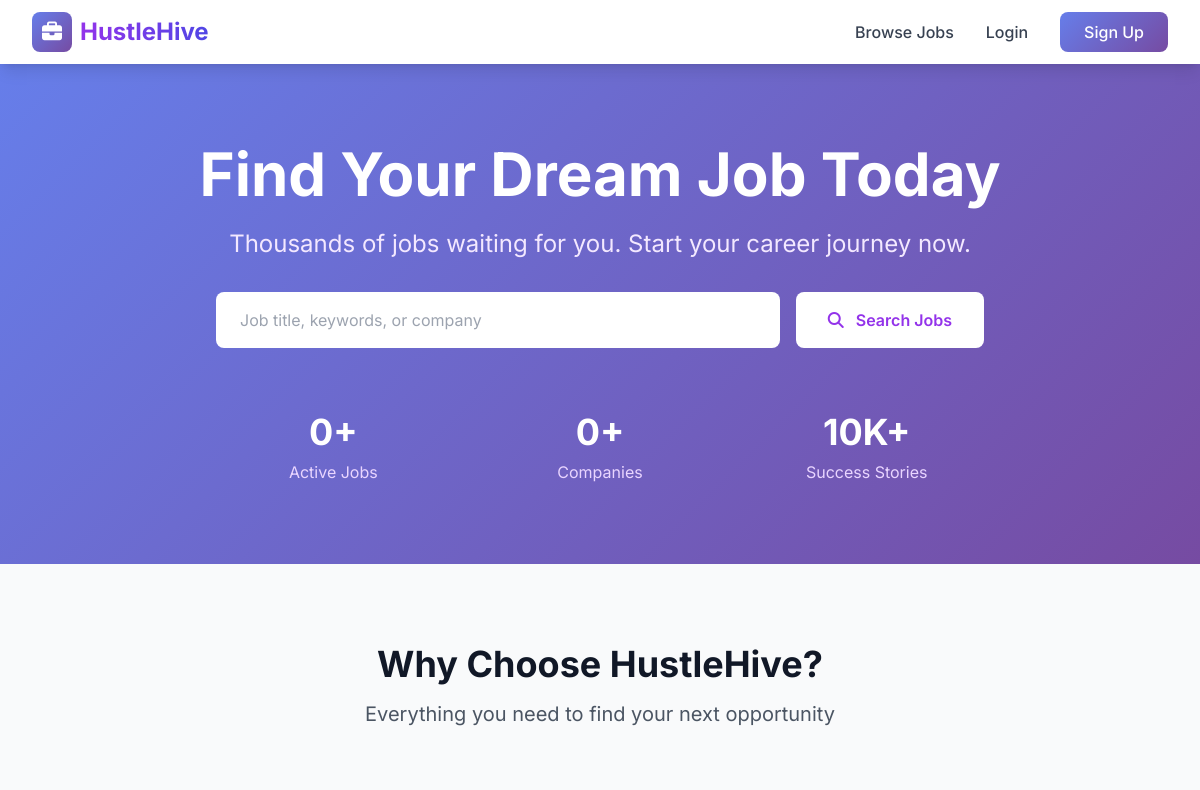
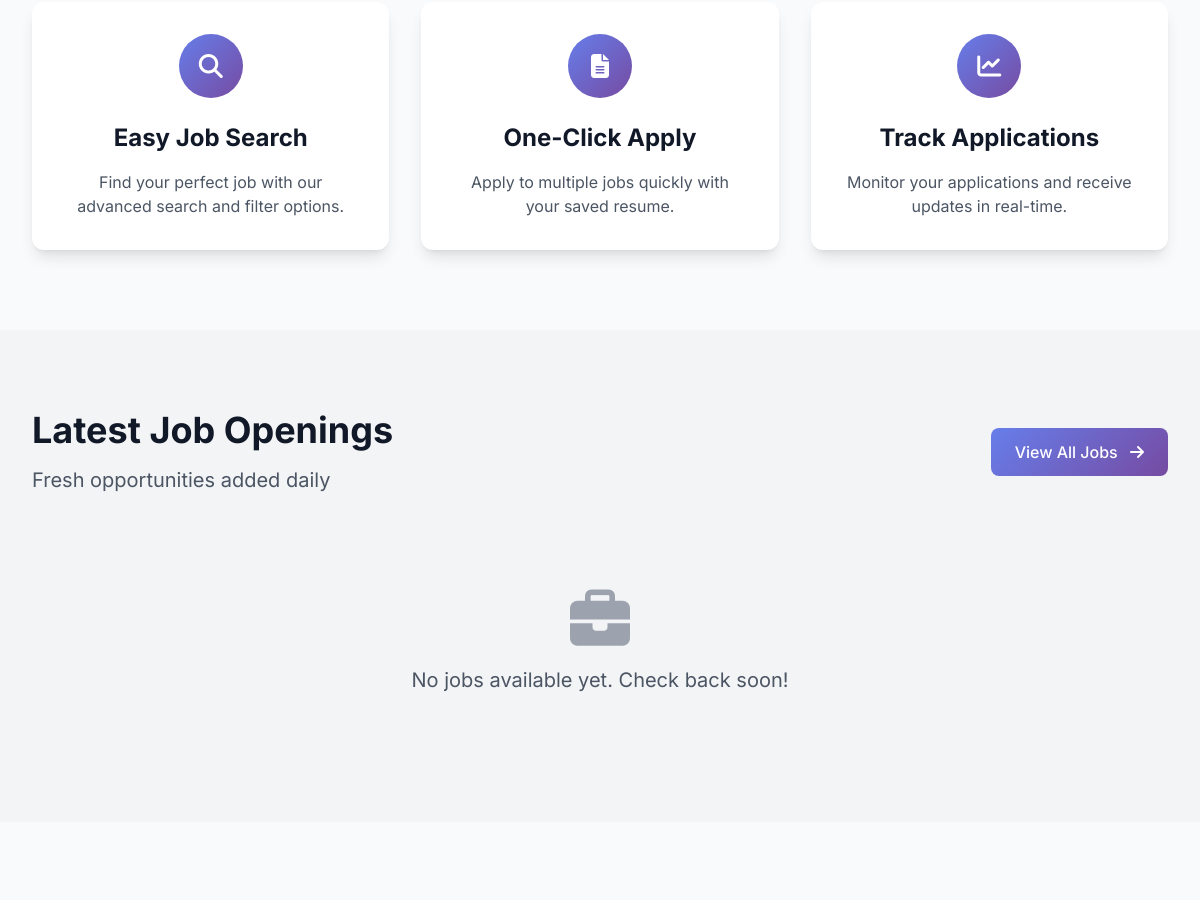
The app's page / (upper part), older data (2 pictures, top to bottom).
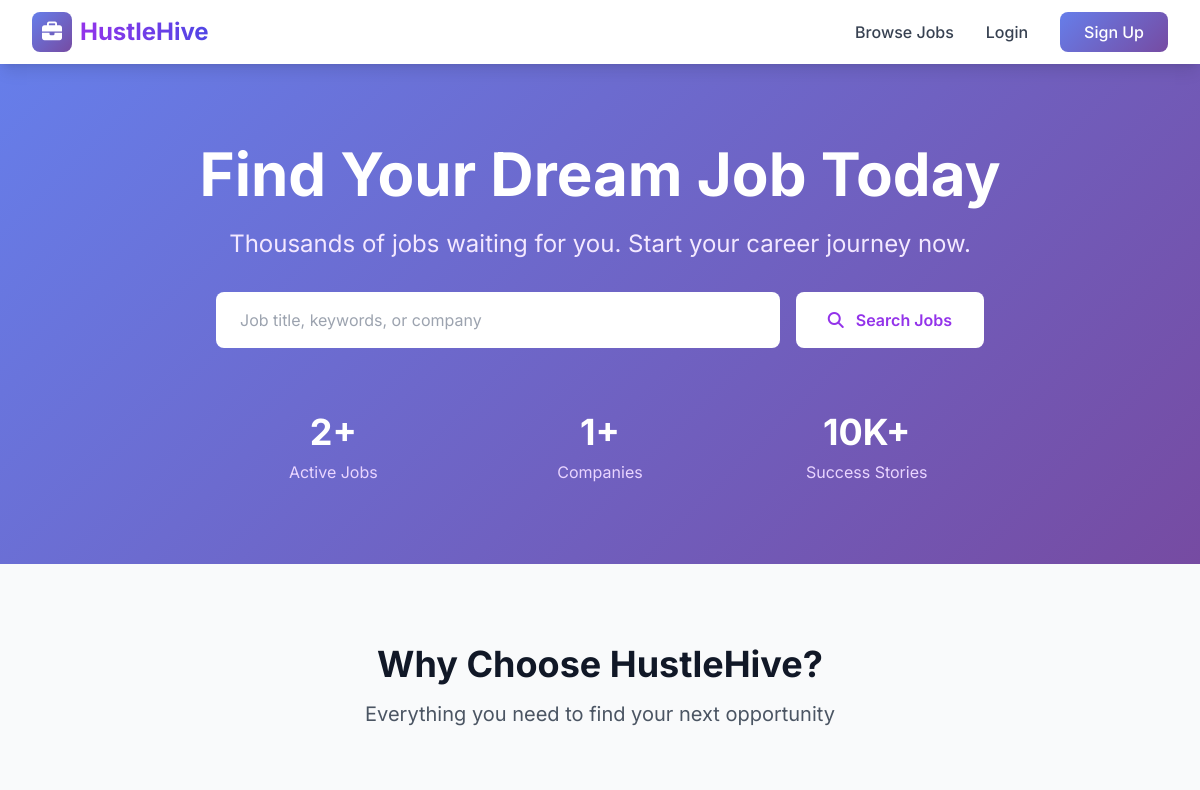
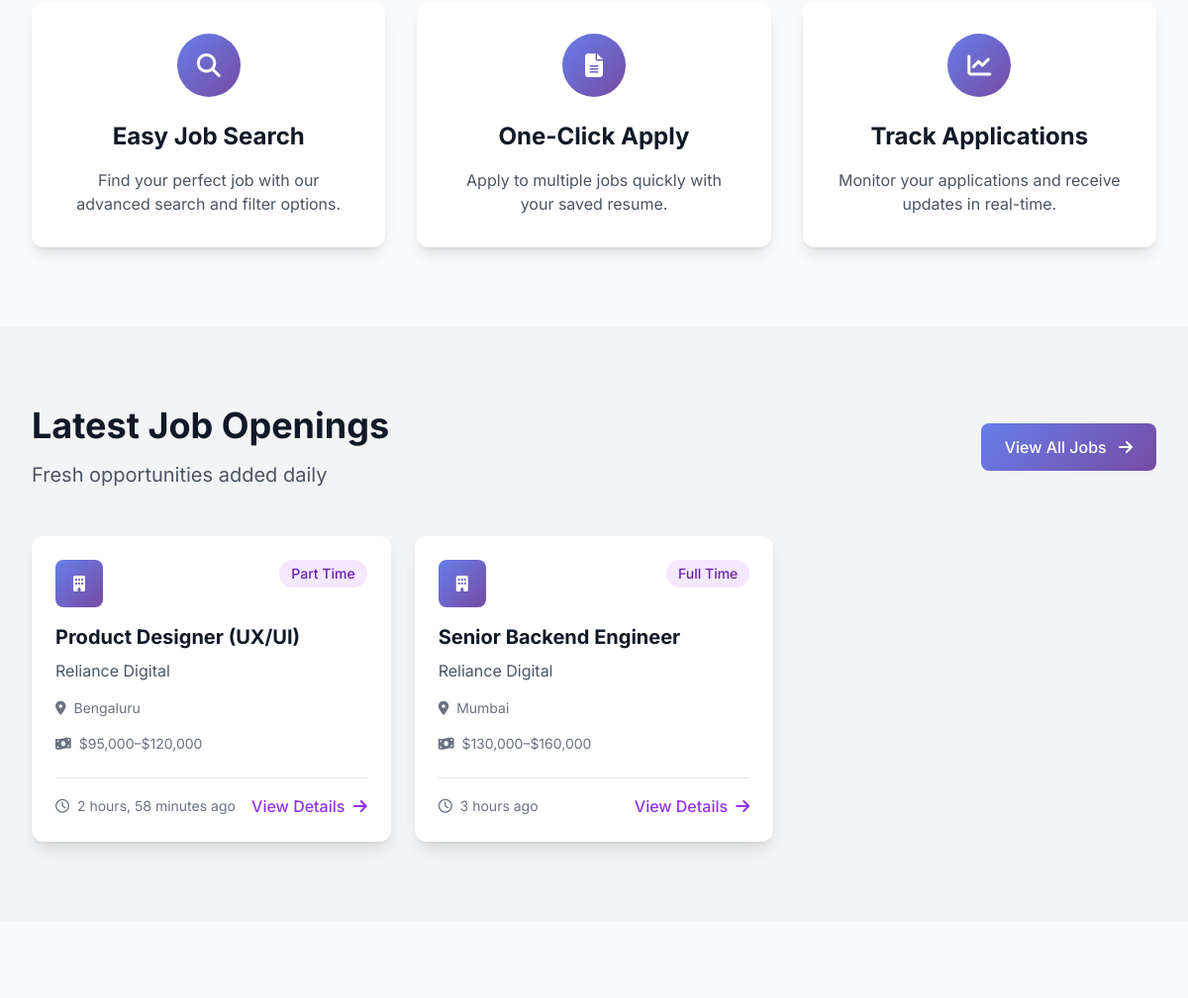
The same page, newer data (2 pictures, top to bottom).
### jobs/models.py (models this page shows, shortened)
class Job(models.Model):
    JOB_TYPES = [
        ('FT', 'Full Time'),
        ('PT', 'Part Time'),
        ('CT', 'Contract'),
        ('IN', 'Internship'),
    ]
    title = models.CharField(max_length=200)
    description = models.TextField()
    company_name = models.CharField(max_length=200)
    location = models.CharField(max_length=200)
    job_type = models.CharField(max_length=2, choices=JOB_TYPES, default='FT')
    salary_range = models.CharField(max_length=100, blank=True)
    posted_by = models.ForeignKey(User, on_delete=models.CASCADE, related_name='jobs')
    created_at = models.DateTimeField(auto_now_add=True)
    updated_at = models.DateTimeField(auto_now=True)
    is_active = models.BooleanField(default=True)
    class Meta:
        ordering = ['-created_at']

### jobs/views.py (the view)
# urls.py: path('', views.home, name='home'),
def home(request):
    recent_jobs = Job.objects.filter(is_active=True)[:6]
    context = {
        'recent_jobs': recent_jobs,
        'total_jobs': Job.objects.filter(is_active=True).count(),
        'total_companies': Job.objects.values('company_name').distinct().count(),
    }
    return render(request, 'jobs/home.html', context)

### jobs/templates/jobs/home.html (shortened to what the changed rows need)
{% extends 'jobs/base.html' %}
{% block content %}
<section class="gradient-bg text-white py-20">
    <div class="max-w-7xl mx-auto px-4 sm:px-6 lg:px-8">
        <div class="text-center animate-fade-in">
            <h1 class="text-5xl md:text-6xl font-bold mb-6">
                Find Your Dream Job Today
            </h1>
            <div class="grid grid-cols-2 md:grid-cols-3 gap-8 mt-16 max-w-3xl mx-auto">
                <div>
                    <div class="text-4xl font-bold">{{ total_jobs }}+</div>
                    <div class="text-purple-200 mt-2">Active Jobs</div>
                </div>
                <div>
                    <div class="text-4xl font-bold">{{ total_companies }}+</div>
                    <div class="text-purple-200 mt-2">Companies</div>
                </div>
            </div>
        </div>
    </div>
</section>
<section class="py-20">
    <div class="max-w-7xl mx-auto px-4 sm:px-6 lg:px-8">
        <div class="text-center mb-16">
            <h2 class="text-4xl font-bold text-gray-900 mb-4">Why Choose HustleHive?</h2>
        </div>
    </div>
</section>
<section class="py-20 bg-gray-100">
    <div class="max-w-7xl mx-auto px-4 sm:px-6 lg:px-8">
        <div class="flex justify-between items-center mb-12">
            <div>
                <h2 class="text-4xl font-bold text-gray-900 mb-4">Latest Job Openings</h2>
            </div>
        </div>
        <div class="grid grid-cols-1 md:grid-cols-2 lg:grid-cols-3 gap-6">
            {% for job in recent_jobs %}
            <div class="bg-white rounded-xl shadow-lg p-6 card-hover">
                <div class="flex items-start justify-between mb-4">
                    <div class="w-12 h-12 gradient-bg rounded-lg flex items-center justify-center">
                        <i class="fas fa-building text-white"></i>
                    </div>
                    <span class="bg-purple-100 text-purple-800 px-3 py-1 rounded-full text-sm font-medium">
                        {{ job.get_job_type_display }}
                    </span>
                </div>
                <h3 class="text-xl font-bold text-gray-900 mb-2">{{ job.title }}</h3>
                <p class="text-gray-600 mb-4">{{ job.company_name }}</p>
                <div class="flex items-center text-gray-500 text-sm mb-4">
                    <i class="fas fa-map-marker-alt mr-2"></i>
                    <span>{{ job.location }}</span>
                </div>
                {% if job.salary_range %}
                <div class="flex items-center text-gray-500 text-sm mb-4">
                    <i class="fas fa-money-bill-wave mr-2"></i>
                    <span>{{ job.salary_range }}</span>
                </div>
                {% endif %}
                <div class="flex items-center justify-between mt-6 pt-4 border-t">
                    <span class="text-sm text-gray-500">
                        <i class="far fa-clock mr-1"></i>
                        {{ job.created_at|timesince }} ago
                    </span>
                    <a href="{% url 'job_detail' job.id %}" class="text-purple-600 font-medium hover:text-purple-800 transition">
                        View Details <i class="fas fa-arrow-right ml-1"></i>
                    </a>
                </div>
            </div>
            {% empty %}
            <div class="col-span-3 text-center py-12">
                <i class="fas fa-briefcase text-gray-400 text-6xl mb-4"></i>
                <p class="text-gray-600 text-xl">No jobs available yet. Check back soon!</p>
            </div>
            {% endfor %}
        </div>
    </div>
</section>
{% endblock %}

Row changes from the older to the newer data that the page shows:
added Job: job_type "Part Time", title "Product Designer (UX/UI)", company_name "Reliance Digital", location "Bengaluru", salary_range "$95,000–$120,000", created_at "2 hours, 58 minutes"
added Job: job_type "Full Time", title "Senior Backend Engineer", company_name "Reliance Digital", location "Mumbai", salary_range "$130,000–$160,000", created_at "3 hours"
Text that changed along with them:
{{ total_jobs }}: "0" → "2"
{{ total_companies }}: "0" → "1"
text no longer shown: "No jobs available yet. Check back soon!"
